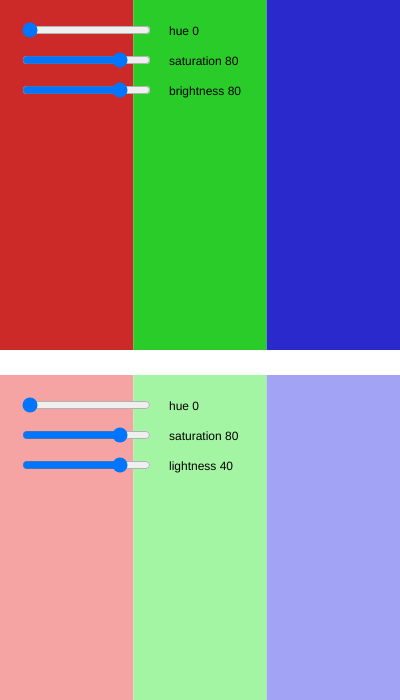
Frame 1 (no input)
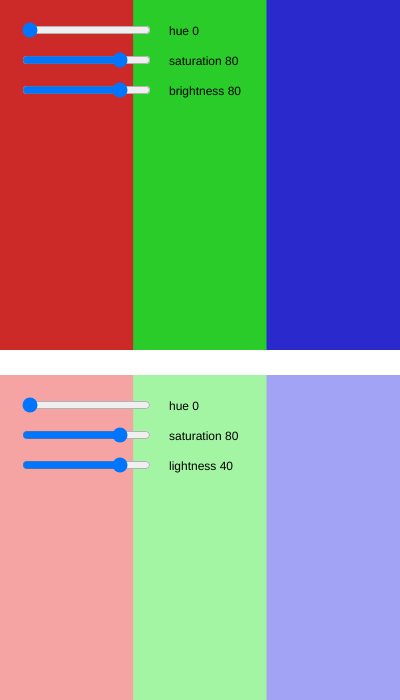
Frame 60 (no input)
Frame 120 (the mouse pressed at the canvas centre since frame 60): identical to frame 60, image omitted

The p5.js sketch that drew these frames (run headless with seeded random() and noise() and a simulated clock; from frame 60 on, the mouse is pressed at the canvas centre):

// p5.js sketch
// ── sketch.js
/* 
Triadic Color Schemes
moving around HSB & HSL color wheels clockwise
*/

// degrees of separation on color wheel
let deg = 120; 

let hSlider, sSlider, bSlider;
let _hSlider, _sSlider, _lSlider;

let total = 3;
let colWidth;

function setup() {
  createCanvas(400, 700);
  noStroke();
  colWidth = width / total;

    // HSB
  hSlider = createSlider(0, deg, 0);
  hSlider.position(20, 20)
  sSlider = createSlider(0, 100, 80);
  sSlider.position(20, 50)
  bSlider = createSlider(0, 100, 80);
  bSlider.position(20, 80)

  // HSL
  _hSlider = createSlider(0, deg, 0);
  _hSlider.position(20, 395)
  _sSlider = createSlider(0, 100, 80);
  _sSlider.position(20, 425)
  _lSlider = createSlider(0, 50, 40);
  _lSlider.position(20, 455)
}

function draw() {
   /************** HSB **************/
  push();
  colorMode(HSB, 360, 100, 100);
  let h = hSlider.value();
  let s = sSlider.value();
  let b = bSlider.value();

  for (let i = 0; i < total; i += 1) {
    fill(h + (i * deg), s, b)
    rect(i * colWidth, 0, colWidth, height / 2);
  }

  fill(0);
  text(`hue ${h}`, sSlider.x * 2 + sSlider.width, 35);
  text(`saturation ${s}`, sSlider.x * 2 + sSlider.width, 65);
  text(`brightness ${b}`, bSlider.x * 2 + bSlider.width, 95);
  pop();

  /************** HSL **************/
  push();
  colorMode(HSL, 360, 100, 50);
  let _h = _hSlider.value();
  let _s = _sSlider.value();
  let _l = _lSlider.value();

  for (let i = 0; i < total; i += 1) {
    fill(_h + (i * deg), _s, _l)
    rect(i * colWidth, 375, colWidth, height / 2);
  }

  fill(0);
  text(`hue ${_h}`, _hSlider.x * 2 + _hSlider.width, 410);
  text(`saturation ${_s}`, _sSlider.x * 2 + _sSlider.width, 440);
  text(`lightness ${_l}`, _lSlider.x * 2 + _lSlider.width, 470);
  pop();
}
